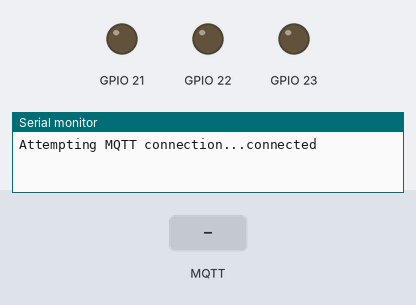
Simulated run of this sketch. Board: ESP32. Shown: output pins drawn as LEDs (lit = HIGH), the last lines printed to the serial monitor. The test bench sets the inputs (shaded band). WiFi joins after 1.5 s; servers stay silent unless stated; no MQTT or app messages arrive unless stated.

Above: at 5.8 s.
5.9 s: MQTT message "90" arrives on the first subscribed topic
At 7.1 s:
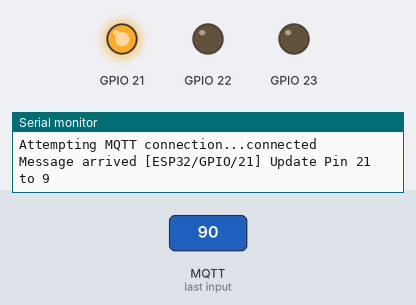
7.4 s: MQTT message "90" arrives on the second subscribed topic
At 8.3 s:
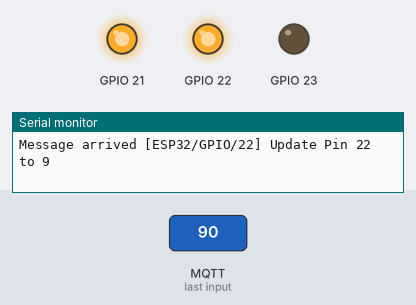
8.9 s: MQTT message "WIFIFREE2" arrives on the first subscribed topic
At 9.5 s:
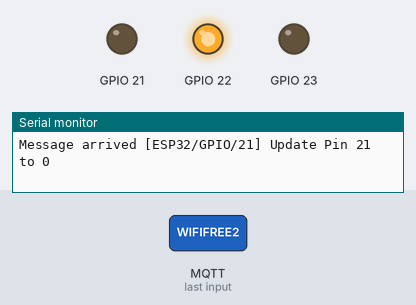
10.4 s: MQTT message "90" arrives on the third subscribed topic
At 11.6 s:
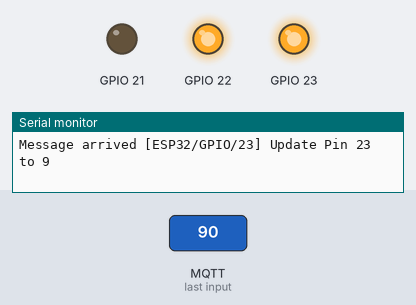
11.9 s: MQTT message "5" arrives on the first subscribed topic
At 13.0 s:
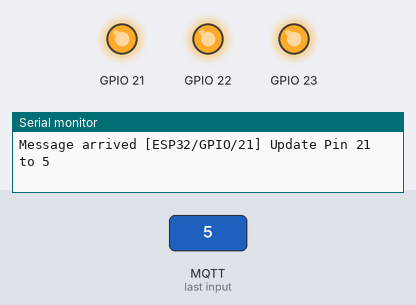
13.4 s: MQTT message "WIFIFREE2" arrives on the second subscribed topic
At 14.1 s:
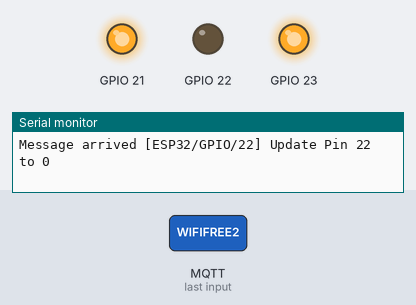
Timing chart, 0 to 15.9 s (numbered marks = the images above; inputs shaded):
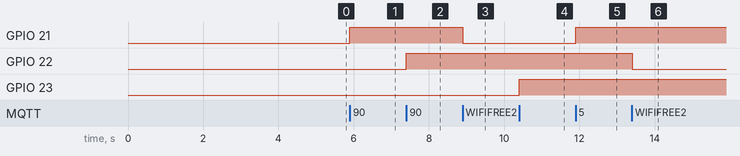

Measured:
- after the input at 5.9 s, GPIO 21: LOW → HIGH at once
- after the input at 7.4 s, GPIO 22: LOW → HIGH at once
- after the input at 8.9 s, GPIO 21: HIGH → LOW at once
- after the input at 10.4 s, GPIO 23: LOW → HIGH at once
- after the input at 11.9 s, GPIO 21: LOW → HIGH at once
- after the input at 13.4 s, GPIO 22: HIGH → LOW at once

The sketch:

ESP32_MQTT.ino
```cpp
#include <WiFi.h>
#include <PubSubClient.h>
#include <PID_v1.h>

#include <driver/adc.h>
/*
const char ssid[] = "WIFIFREE2";
const char pass[] = "hoilamchi";
*/
const char ssid[] = "International University 3B";
const char pass[] = "hcmiu3bltt";

WiFiClient net;
PubSubClient client(net);

void callback(char* topic, byte* payload, unsigned int length) {
  Serial.print("Message arrived [");
  Serial.print(topic);
  Serial.print("] ");

  char c[1];
  c[0] = payload[0];
  int PinState = atoi(c);
  Serial.print("Update Pin ");
  Serial.print(getPin(topic));
  Serial.print(" to ");
  Serial.println(PinState);
  digitalWrite(getPin(topic),PinState);

}

int getPin(const char* str){
  char PinStr[2];
  uint16_t lastSlash;
  for(int i=0;i<strlen(str);i++){
    if(str[i]=='/'){
      lastSlash = i;
    }
  }
  PinStr[0] = str[lastSlash+1];
  PinStr[1] = str[lastSlash+2];
  return atoi(PinStr);
}

void reconnect() {
  // Loop until we're reconnected
  while (!client.connected()) {
    // Wait 2 seconds before retrying
    delay(5000);
    Serial.print("Attempting MQTT connection...");
    // Attempt to connect
    if (client.connect("ESP32Client")) {
      Serial.println("connected");
      // Once connected, publish an announcement...
      client.publish("ESP32/state","ESP32 Connected");
      // ... and resubscribe
      client.subscribe("ESP32/GPIO/21");
      client.subscribe("ESP32/GPIO/22");
      client.subscribe("ESP32/GPIO/23");

    } else {
      Serial.print("failed, rc=");
      Serial.print(client.state());
      Serial.println(" try again in 3 seconds");

    }
  }
}

void setup() {
  // put your setup code here, to run once:
  Serial.begin(115200);
  WiFi.begin(ssid, pass);

  client.setServer("jphuc96.ddns.net", 1883);
  client.setCallback(callback);

  pinMode(21,OUTPUT);
  pinMode(22,OUTPUT);
  pinMode(23,OUTPUT);

  adc1_config_width(ADC_WIDTH_12Bit);
  adc1_config_channel_atten(ADC1_CHANNEL_0,ADC_ATTEN_11db);

}

uint32_t previousMillis = 0;
uint32_t currentMillis = 0;
uint16_t servoVal = 0;
uint16_t servoStep = 10;
char servoBuf[10];
void loop() {
  // put your main code here, to run repeatedly:
  if (!client.connected()) {
    reconnect();
  }

  currentMillis = millis();
  if(currentMillis - previousMillis > 1000){
    sprintf(servoBuf,"%d",servoVal);
    client.publish("Mega/servo",servoBuf);
    if(servoVal==90){
      servoStep=-10;
    }
    if(servoVal==0){
      servoStep=10;
    }
    servoVal+=servoStep;

    previousMillis = currentMillis;
  }

  client.loop();


}
```
